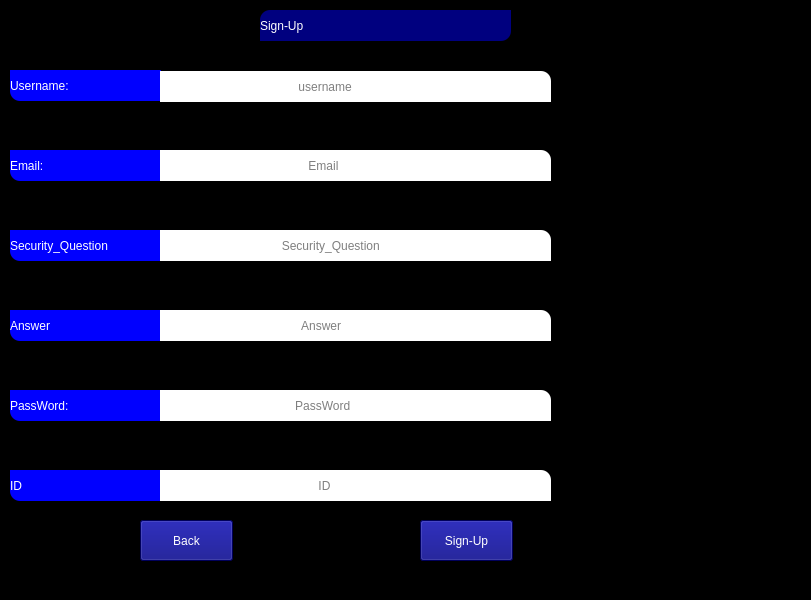
<?xml version="1.0" encoding="UTF-8"?>
<ui version="4.0">
 <class>MainWindow</class>
 <widget class="QMainWindow" name="MainWindow">
  <property name="geometry">
   <rect>
    <x>0</x>
    <y>0</y>
    <width>811</width>
    <height>600</height>
   </rect>
  </property>
  <property name="windowTitle">
   <string>MainWindow</string>
  </property>
  <property name="styleSheet">
   <string notr="true">background-color: rgb(0, 0, 0);</string>
  </property>
  <widget class="QWidget" name="centralwidget">
   <widget class="QLabel" name="label">
    <property name="geometry">
     <rect>
      <x>260</x>
      <y>10</y>
      <width>251</width>
      <height>31</height>
     </rect>
    </property>
    <property name="styleSheet">
     <string notr="true">border-bottom-right-radius:10px;
font: 75 14pt &quot;MS Shell Dlg 2&quot;;
color: rgb(255, 255, 255);
border-top-left-radius:10px;
 background-color: rgb(0, 0, 127);
</string>
    </property>
    <property name="text">
     <string>Sign-Up </string>
    </property>
   </widget>
   <widget class="QLabel" name="label_2">
    <property name="geometry">
     <rect>
      <x>10</x>
      <y>70</y>
      <width>151</width>
      <height>31</height>
     </rect>
    </property>
    <property name="styleSheet">
     <string notr="true">
font: 75 10pt &quot;MS Shell Dlg 2&quot;;
color: rgb(255, 255, 255);
background-color: rgb(0, 0, 255);
border-bottom-left-radius:10px;</string>
    </property>
    <property name="text">
     <string>Username:</string>
    </property>
   </widget>
   <widget class="QLabel" name="label_3">
    <property name="geometry">
     <rect>
      <x>10</x>
      <y>150</y>
      <width>151</width>
      <height>31</height>
     </rect>
    </property>
    <property name="styleSheet">
     <string notr="true">background-color: rgb(0, 0, 255);
font: 75 10pt &quot;MS Shell Dlg 2&quot;;
color: rgb(255, 255, 255);
border-bottom-left-radius:10px;</string>
    </property>
    <property name="text">
     <string>Email:</string>
    </property>
   </widget>
   <widget class="QLabel" name="label_4">
    <property name="geometry">
     <rect>
      <x>10</x>
      <y>230</y>
      <width>151</width>
      <height>31</height>
     </rect>
    </property>
    <property name="styleSheet">
     <string notr="true">background-color: rgb(0, 0, 255);
font: 75 10pt &quot;MS Shell Dlg 2&quot;;
color: rgb(255, 255, 255);
border-bottom-left-radius:10px;</string>
    </property>
    <property name="text">
     <string>Security_Question</string>
    </property>
   </widget>
   <widget class="QLabel" name="label_5">
    <property name="geometry">
     <rect>
      <x>10</x>
      <y>310</y>
      <width>151</width>
      <height>31</height>
     </rect>
    </property>
    <property name="styleSheet">
     <string notr="true">background-color: rgb(0, 0, 255);
font: 75 10pt &quot;MS Shell Dlg 2&quot;;
color: rgb(255, 255, 255);
border-bottom-left-radius:10px;</string>
    </property>
    <property name="text">
     <string>Answer</string>
    </property>
   </widget>
   <widget class="QLabel" name="label_6">
    <property name="geometry">
     <rect>
      <x>10</x>
      <y>390</y>
      <width>151</width>
      <height>31</height>
     </rect>
    </property>
    <property name="styleSheet">
     <string notr="true">background-color: rgb(0, 0, 255);
font: 75 10pt &quot;MS Shell Dlg 2&quot;;
color: rgb(255, 255, 255);
border-bottom-left-radius:10px;</string>
    </property>
    <property name="text">
     <string>PassWord:</string>
    </property>
   </widget>
   <widget class="QLabel" name="label_7">
    <property name="geometry">
     <rect>
      <x>10</x>
      <y>470</y>
      <width>151</width>
      <height>31</height>
     </rect>
    </property>
    <property name="styleSheet">
     <string notr="true">background-color: rgb(0, 0, 255);
font: 75 10pt &quot;MS Shell Dlg 2&quot;;
color: rgb(255, 255, 255);
border-bottom-left-radius:10px;</string>
    </property>
    <property name="text">
     <string>ID</string>
    </property>
   </widget>
   <widget class="QLineEdit" name="lineEdit">
    <property name="geometry">
     <rect>
      <x>160</x>
      <y>71</y>
      <width>391</width>
      <height>31</height>
     </rect>
    </property>
    <property name="styleSheet">
     <string notr="true">border-top-right-radius:10px;
font: 75 9pt &quot;MS Shell Dlg 2&quot;;
color: rgb(0, 0, 0);
background-color: rgb(255, 255, 255);
</string>
    </property>
    <property name="placeholderText">
     <string>                                         username</string>
    </property>
   </widget>
   <widget class="QLineEdit" name="lineEdit_2">
    <property name="geometry">
     <rect>
      <x>160</x>
      <y>150</y>
      <width>391</width>
      <height>31</height>
     </rect>
    </property>
    <property name="styleSheet">
     <string notr="true">border-top-right-radius:10px;
font: 75 9pt &quot;MS Shell Dlg 2&quot;;
color: rgb(0, 0, 0);
background-color: rgb(255, 255, 255);</string>
    </property>
    <property name="placeholderText">
     <string>                                            Email</string>
    </property>
   </widget>
   <widget class="QLineEdit" name="lineEdit_3">
    <property name="geometry">
     <rect>
      <x>160</x>
      <y>230</y>
      <width>391</width>
      <height>31</height>
     </rect>
    </property>
    <property name="styleSheet">
     <string notr="true">border-top-right-radius:10px;
font: 75 9pt &quot;MS Shell Dlg 2&quot;;
color: rgb(0, 0, 0);
background-color: rgb(255, 255, 255);
</string>
    </property>
    <property name="text">
     <string/>
    </property>
    <property name="placeholderText">
     <string>                                    Security_Question</string>
    </property>
   </widget>
   <widget class="QLineEdit" name="lineEdit_4">
    <property name="geometry">
     <rect>
      <x>160</x>
      <y>310</y>
      <width>391</width>
      <height>31</height>
     </rect>
    </property>
    <property name="styleSheet">
     <string notr="true">border-top-right-radius:10px;
font: 75 9pt &quot;MS Shell Dlg 2&quot;;
color: rgb(0, 0, 0);
background-color: rgb(255, 255, 255);
</string>
    </property>
    <property name="placeholderText">
     <string>                                          Answer</string>
    </property>
   </widget>
   <widget class="QLineEdit" name="lineEdit_5">
    <property name="geometry">
     <rect>
      <x>160</x>
      <y>390</y>
      <width>391</width>
      <height>31</height>
     </rect>
    </property>
    <property name="styleSheet">
     <string notr="true">border-top-right-radius:10px;
font: 75 9pt &quot;MS Shell Dlg 2&quot;;
color: rgb(0, 0, 0);
background-color: rgb(255, 255, 255);</string>
    </property>
    <property name="echoMode">
     <enum>QLineEdit::Password</enum>
    </property>
    <property name="placeholderText">
     <string>                                        PassWord</string>
    </property>
   </widget>
   <widget class="QLineEdit" name="lineEdit_6">
    <property name="geometry">
     <rect>
      <x>160</x>
      <y>470</y>
      <width>391</width>
      <height>31</height>
     </rect>
    </property>
    <property name="styleSheet">
     <string notr="true">border-top-right-radius:10px;
font: 75 9pt &quot;MS Shell Dlg 2&quot;;
color: rgb(0, 0, 0);
background-color: rgb(255, 255, 255);
</string>
    </property>
    <property name="echoMode">
     <enum>QLineEdit::Password</enum>
    </property>
    <property name="placeholderText">
     <string>                                               ID</string>
    </property>
   </widget>
   <widget class="QPushButton" name="pushButton">
    <property name="geometry">
     <rect>
      <x>140</x>
      <y>520</y>
      <width>93</width>
      <height>41</height>
     </rect>
    </property>
    <property name="styleSheet">
     <string notr="true">font: 75 10pt &quot;MS Shell Dlg 2&quot;;
color: rgb(255, 255, 255);
background-color: rgb(0, 0, 127);</string>
    </property>
    <property name="text">
     <string>Back</string>
    </property>
   </widget>
   <widget class="QPushButton" name="pushButton_2">
    <property name="geometry">
     <rect>
      <x>420</x>
      <y>520</y>
      <width>93</width>
      <height>41</height>
     </rect>
    </property>
    <property name="styleSheet">
     <string notr="true">font: 75 10pt &quot;MS Shell Dlg 2&quot;;
color:rgb(255, 255, 255);
background-color: rgb(0, 0, 127);</string>
    </property>
    <property name="text">
     <string>Sign-Up</string>
    </property>
   </widget>
   <widget class="QLabel" name="label_8">
    <property name="geometry">
     <rect>
      <x>30</x>
      <y>20</y>
      <width>49</width>
      <height>16</height>
     </rect>
    </property>
    <property name="text">
     <string>TextLabel</string>
    </property>
   </widget>
  </widget>
  <widget class="QStatusBar" name="statusbar"/>
 </widget>
 <resources/>
 <connections/>
</ui>
